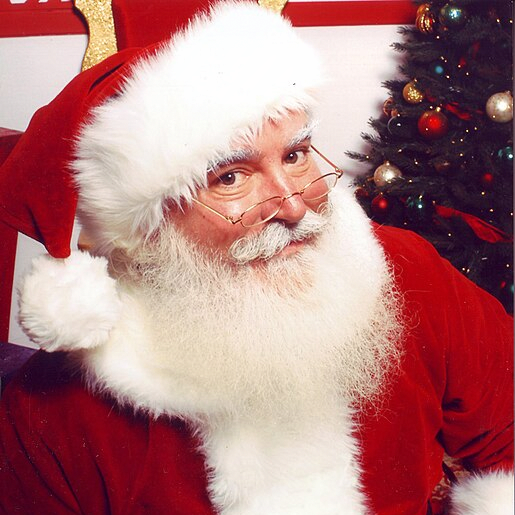
#> input picture julekalender/2024/knowit/luke04/input.png, 515 x 515 px
$ python main.py
#> lines starting #> are read from the running program, lines starting #| are printed output that depends on the picture; after the words box and inside, x2 and y2 are one past the last pixel; in counts of white or black regions, pixels touching at a corner belong together
import matplotlib.pyplot as plt
import numpy as np
from PIL import Image

img = Image.open("input.png")
#> img is the input picture: PIL image 515x515 RGB; mean R, G, B 176.4, 121.7, 123.3
data = np.array(img)

# XOR the color planes, AND with 00000001 to get only last bit
extracted = (data[..., 0] ^ data[..., 1] ^ data[..., 2]) & 0x01
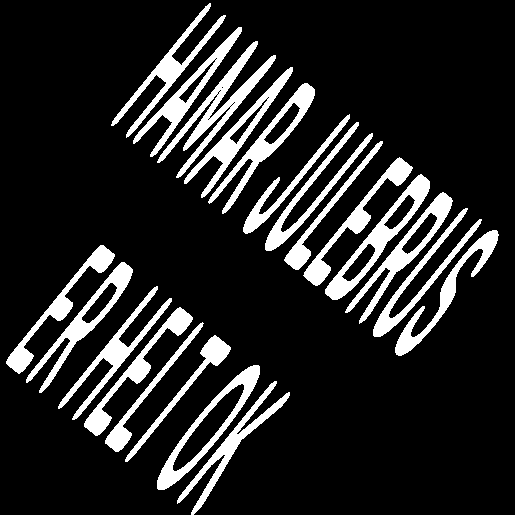
#> extracted: shape (515, 515); values 0 (black) and 1 (white), 14.9% white; 21 white regions, largest, box (x1, y1, x2, y2) and area: (157, 41, 276, 178) 2777, (325, 174, 430, 300) 2338, (157, 365, 260, 490) 2152

plt.imshow(extracted)
plt.show()
